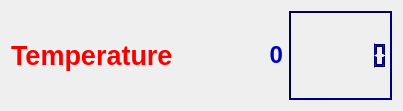
<?xml version="1.0" encoding="UTF-8"?>
<ui version="4.0">
 <class>Dialog</class>
 <widget class="QDialog" name="Dialog">
  <property name="geometry">
   <rect>
    <x>0</x>
    <y>0</y>
    <width>403</width>
    <height>111</height>
   </rect>
  </property>
  <property name="windowTitle">
   <string>Dialog</string>
  </property>
  <layout class="QGridLayout" name="gridLayout">
   <item row="0" column="0">
    <layout class="QHBoxLayout" name="horizontalLayout">
     <item>
      <widget class="QLabel" name="Temp_label">
       <property name="text">
        <string>&lt;html&gt;&lt;head/&gt;&lt;body&gt;&lt;p&gt;&lt;span style=&quot; font-size:20pt; font-weight:600; color:#f70000;&quot;&gt;Temperature&lt;/span&gt;&lt;/p&gt;&lt;/body&gt;&lt;/html&gt;</string>
       </property>
      </widget>
     </item>
     <item>
      <widget class="QLabel" name="temp_value">
       <property name="text">
        <string>&lt;html&gt;&lt;head/&gt;&lt;body&gt;&lt;p align=&quot;right&quot;&gt;&lt;span style=&quot; font-size:18pt; font-weight:600; color:#0000bf;&quot;&gt;0&lt;/span&gt;&lt;/p&gt;&lt;/body&gt;&lt;/html&gt;</string>
       </property>
      </widget>
     </item>
     <item>
      <widget class="QLCDNumber" name="TemplcdNumber">
       <property name="palette">
        <palette>
         <active>
          <colorrole role="WindowText">
           <brush brushstyle="SolidPattern">
            <color alpha="255">
             <red>0</red>
             <green>0</green>
             <blue>255</blue>
            </color>
           </brush>
          </colorrole>
          <colorrole role="Light">
           <brush brushstyle="SolidPattern">
            <color alpha="255">
             <red>0</red>
             <green>0</green>
             <blue>127</blue>
            </color>
           </brush>
          </colorrole>
          <colorrole role="Dark">
           <brush brushstyle="SolidPattern">
            <color alpha="255">
             <red>0</red>
             <green>0</green>
             <blue>67</blue>
            </color>
           </brush>
          </colorrole>
          <colorrole role="Text">
           <brush brushstyle="SolidPattern">
            <color alpha="255">
             <red>0</red>
             <green>0</green>
             <blue>0</blue>
            </color>
           </brush>
          </colorrole>
          <colorrole role="ButtonText">
           <brush brushstyle="SolidPattern">
            <color alpha="255">
             <red>0</red>
             <green>0</green>
             <blue>0</blue>
            </color>
           </brush>
          </colorrole>
          <colorrole role="PlaceholderText">
           <brush brushstyle="SolidPattern">
            <color alpha="128">
             <red>0</red>
             <green>0</green>
             <blue>0</blue>
            </color>
           </brush>
          </colorrole>
         </active>
         <inactive>
          <colorrole role="WindowText">
           <brush brushstyle="SolidPattern">
            <color alpha="255">
             <red>0</red>
             <green>0</green>
             <blue>255</blue>
            </color>
           </brush>
          </colorrole>
          <colorrole role="Light">
           <brush brushstyle="SolidPattern">
            <color alpha="255">
             <red>0</red>
             <green>0</green>
             <blue>127</blue>
            </color>
           </brush>
          </colorrole>
          <colorrole role="Dark">
           <brush brushstyle="SolidPattern">
            <color alpha="255">
             <red>0</red>
             <green>0</green>
             <blue>67</blue>
            </color>
           </brush>
          </colorrole>
          <colorrole role="Text">
           <brush brushstyle="SolidPattern">
            <color alpha="255">
             <red>0</red>
             <green>0</green>
             <blue>0</blue>
            </color>
           </brush>
          </colorrole>
          <colorrole role="ButtonText">
           <brush brushstyle="SolidPattern">
            <color alpha="255">
             <red>0</red>
             <green>0</green>
             <blue>0</blue>
            </color>
           </brush>
          </colorrole>
          <colorrole role="PlaceholderText">
           <brush brushstyle="SolidPattern">
            <color alpha="128">
             <red>0</red>
             <green>0</green>
             <blue>0</blue>
            </color>
           </brush>
          </colorrole>
         </inactive>
         <disabled>
          <colorrole role="WindowText">
           <brush brushstyle="SolidPattern">
            <color alpha="255">
             <red>0</red>
             <green>0</green>
             <blue>67</blue>
            </color>
           </brush>
          </colorrole>
          <colorrole role="Light">
           <brush brushstyle="SolidPattern">
            <color alpha="255">
             <red>0</red>
             <green>0</green>
             <blue>127</blue>
            </color>
           </brush>
          </colorrole>
          <colorrole role="Dark">
           <brush brushstyle="SolidPattern">
            <color alpha="255">
             <red>0</red>
             <green>0</green>
             <blue>67</blue>
            </color>
           </brush>
          </colorrole>
          <colorrole role="Text">
           <brush brushstyle="SolidPattern">
            <color alpha="255">
             <red>0</red>
             <green>0</green>
             <blue>67</blue>
            </color>
           </brush>
          </colorrole>
          <colorrole role="ButtonText">
           <brush brushstyle="SolidPattern">
            <color alpha="255">
             <red>0</red>
             <green>0</green>
             <blue>67</blue>
            </color>
           </brush>
          </colorrole>
          <colorrole role="PlaceholderText">
           <brush brushstyle="SolidPattern">
            <color alpha="128">
             <red>0</red>
             <green>0</green>
             <blue>0</blue>
            </color>
           </brush>
          </colorrole>
         </disabled>
        </palette>
       </property>
       <property name="digitCount">
        <number>7</number>
       </property>
      </widget>
     </item>
    </layout>
   </item>
  </layout>
 </widget>
 <layoutdefault spacing="6" margin="11"/>
 <resources/>
 <connections/>
</ui>
